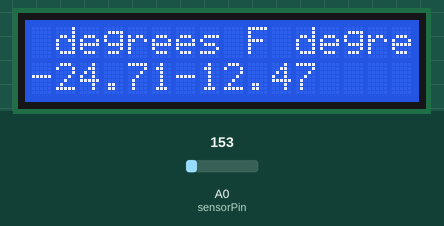
Simulated run of this sketch. Board: Arduino Uno, built with avr-gcc and run on an emulated ATmega328P. On the bench: 16×2 character LCD. The test bench sets the inputs (shaded band); at power-on: A0 (sensorPin) = 153. What the sketch prints to the serial monitor is not drawn.

Above: at 1.2 s.
1.3 s: A0 (sensorPin) set to 133
At 2.3 s:
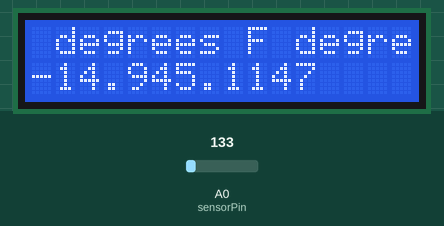
3.5 s: A0 (sensorPin) set to 114
At 5.2 s:
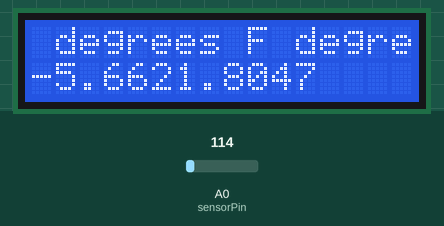
5.5 s: A0 (sensorPin) set to 165
At 7.1 s:
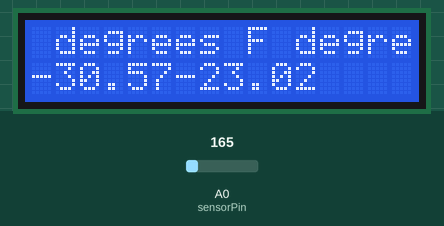
Timing chart, 0 to 8.6 s (numbered marks = the images above; inputs shaded):
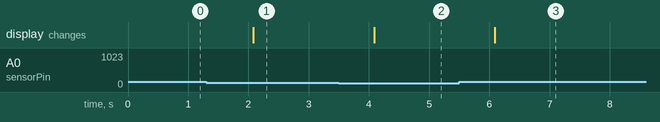

Measured:
- after the input at 1.3 s, the display: changes after 0.78 s (image 1)
- after the input at 3.5 s, the display: changes after 0.58 s (image 2)
- after the input at 5.5 s, the display: changes after 0.59 s (image 3)

The sketch:

temp2.ino
```cpp
 #include <LiquidCrystal.h>

 int sensorPin = A0; //the analog pin the TMP36's Vout (sense) pin is connected to
 int x=0;
 int y=0;
 const int rs = 12, en = 11, d4 = 5, d5 = 4, d6 = 3, d7 = 2;
LiquidCrystal lcd(rs, en, d4, d5, d6, d7);

 void setup()
 {
 Serial.begin(9600);
lcd.begin(16, 2);
 lcd.print(" degrees F");
 lcd.print(" degrees C");

 }
 void loop()
 {
 lcd.setCursor(0, 1);
 int reading = analogRead(sensorPin);

 float voltage = reading * 5.0;
 voltage /= 1024.0;
 Serial.print(voltage); Serial.println(" volts");


 float temperatureC = (voltage - 0.5) * -100 ;
 Serial.print(temperatureC);
 Serial.println(" degrees C");
lcd.print(temperatureC);
 // now convert to Fahrenheit
 float temperatureF = (temperatureC * 9.0 / 5.0) + 32.0;
 Serial.print(temperatureF); Serial.println(" degrees F");
 lcd.print(temperatureF);

x= temperatureC;
 if( x >= y){
  Serial.print(" warning ");
  }
 y = temperatureC += 10;
 delay(1000); //waiting a second


 }
```
